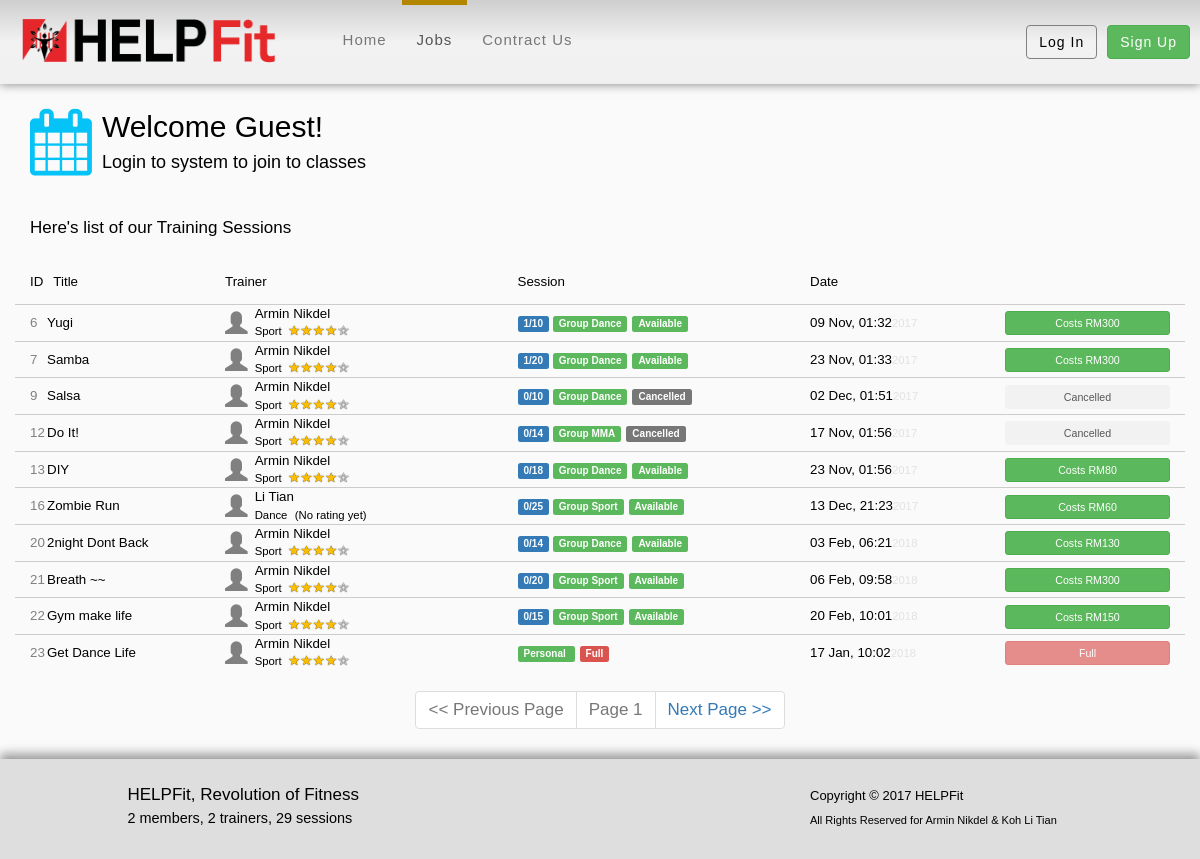
/Training.php, run on the app's committed database.
### tables this page shows
CREATE TABLE `TrainingSessions` (
  `sessionID` int(11) NOT NULL,
  `title` varchar(255) NOT NULL,
  `datetime` int(11) NOT NULL,
  `fee` double NOT NULL,
  `status` enum('Full','Available','Cancelled','Passed','') NOT NULL,
  `note` text NOT NULL,
  `trainingType` enum('Personal','Group','') NOT NULL,
  `classType` enum('Dance','MMA','Sport','') NOT NULL,
  `maxParticipants` int(11) NOT NULL,
  `trainerID` int(11) NOT NULL
);

CREATE TABLE `Trainers` (
  `trainerID` int(11) NOT NULL,
  `email` varchar(255) NOT NULL,
  `username` varchar(255) NOT NULL,
  `password` varchar(255) NOT NULL,
  `fullName` varchar(255) NOT NULL,
  `specialty` enum('Sport','MMA','Dance') NOT NULL,
  `signupDate` int(11) NOT NULL,
  `loginDate` int(11) NOT NULL
);

### config.php (called while the page is built, shortened)
<?php
$limit=10;
?>

### Training.php (the view, shortened to what this page needs)
<?php
include("config.php");
include("control.php");
$is_training=1;
if(!isset($user['fullName'])){
	$user['memberID']=0;
	$user['fullName']='Guest';
	$user['type']='member';
}
?>
<!DOCTYPE HTML>
<html lang="en">
<head>
	<link rel="stylesheet" type="text/css" href="css/bootstrap.min.css">
	<link rel="stylesheet" type="text/css" href="css/helpfit.css">
	<link rel="stylesheet" type="text/css" href="css/font-awesome.min.css">
</head>
<body>
	<?php
		if(isset($_SESSION['id']) && $_SESSION['id'] > 0){
			include("headerAfterLog.php");
		} else{
			include("header.php");
		}
	?>
	<div>
		<div class="container marginTBL">
				<h2><i class="fa fa-calendar verybigtext lefty marginright10" style="color: #05C3F7;"></i>Welcome <?php echo $user['fullName']; ?>!</h2><h4><?php
				if($user['type']== "member"&&$user['memberID']>0 ){
					echo "You have joined ".mysqli_num_rows(mysqli_query($connect, "SELECT * FROM `JoinedSessions` WHERE `memberID` = '".$user['memberID']."'"))." training(s)";}
					 else if($user['type'] == "trainer") {
					 	echo mysqli_num_rows(mysqli_query($connect, "SELECT * FROM `TrainingSessions` WHERE `trainerID` = '".$user['trainerID']."'"))." training(s) created by you";
					 }else{
					 	echo "Login to system to join to classes";
					 }?></h4>
				<br>
				<p>Here's list of our Training Sessions</p>
		</div>
		<div class="container marginTBL border tabletraining">
			<div class="row hidden-xs " style="padding-top:10px; padding-bottom:10px; border-top: 0px;">
				<div class="col-sm-2 hidden-xs ">
					<span class="lefty marginright10 ">ID</span>
					<span>Title</span>
				</div>
				<div class="col-sm-3 hidden-xs ">
					<span>Trainer</span>
				</div>
				<div class="col-sm-3 hidden-xs ">
					<span>Session</span>
				</div>
				<div class="col-sm-2 hidden-xs">
					<span>Date</span>
				</div>
				<div class="col-sm-2 hidden-xs">
				</div>
			</div>
			<?php
			if (isset($_GET['pid'])){
				$pid = addslashes($_GET['pid']);if (round($pid)==0){$pid=1;}
			}else{
				$pid = 1;
			}
			$sqlpid=($pid-1)*$limit;
			$addsql='';
			$addpagequery='';
			$training = mysqli_query($connect, "SELECT * FROM `TrainingSessions`  where `status`!='Passed' ".$addsql."  LIMIT ".$sqlpid.", ".$limit.";");
			if(mysqli_num_rows($training) > 0){
				while($row = mysqli_fetch_assoc($training)){
					if($user['type'] == "member"&&$user['memberID']>0){
						$check = mysqli_num_rows(mysqli_query($connect, "SELECT `joinID` FROM `JoinedSessions` WHERE `memberID` = '".$user['memberID']."' AND `sessionID` = '".$row['sessionID']."';"));
					}else{
						$check=0;
					}
					$trainer = mysqli_fetch_assoc(mysqli_query($connect, "SELECT * FROM `Trainers` WHERE `trainerID` = '".$row['trainerID']."'"));
					$rating = mysqli_query($connect, "SELECT rating FROM `Review`,`TrainingSessions` where review.sessionID=TrainingSessions.sessionID and TrainingSessions.trainerID='".$row['trainerID']."';");
					$totalR = 0;
					$avgR = 0;
						if(mysqli_num_rows($rating) > 0){
							while($findRate = mysqli_fetch_assoc($rating)){
								$totalR += $findRate['rating'];
							}
							$avgR = round($totalR / mysqli_num_rows($rating));
						}
					echo "<div class=\"row\">
						<div class=\"col-xs-6 col-sm-2 marginTBL\">
							<span class=\"lefty marginright10 hidden-xs idcol\">".$row['sessionID']."</span>
							<span>".$row['title']."</span>
						</div>
						<div class=\"col-xs-6 col-sm-3\">
							<div class=\"trainer\">
								<i class=\"glyphicon glyphicon-user lefty hidden-xs \"></i>
								<span>".$trainer['fullName']."</span></br>
								<span><small>".$trainer['specialty']."</small>&nbsp;
									";
						if ($avgR>0){ ?>
							<div class="ratingstarcontainer" style="padding-left:0px;">
							<?php for ($star=1;$star<=5;$star++){ ?>
							<i class="glyphicon glyphicon-star<?php if ($avgR<$star){ echo '-empty';} ?> ratingstar"></i>
							<?php } ?>
						</div>
						<?php  }else{ ?><small>(No rating yet)</small><?php }
									echo "
								</span>
							</div>
						</div>
						<div class=\"col-xs-6 col-sm-3 marginTBL\">"; ?>
						<?php if ($row['trainingType']=='Group') { ?><span class="label label-primary"><?php echo mysqli_fetch_array(mysqli_query($connect,"select count(*) from joinedsessions where sessionid='".$row['sessionID']."';"))[0]; ?>/<?php echo $row['maxParticipants']; ?></span><?php } ?>
						<?php
						if($user['type'] == "member"){
							echo "<span class=\"label label-success\">".$row['trainingType']." ".$row['classType']."</span>";?><?php if($check >0){ if($row['status'] == 'Cancelled'){ echo "<span class=\"label label-default\" style=\"margin-left:5px;\">".$row['status']."</span>"; } else if($row['status'] == 'Passed') { echo "<span class=\"label label-info\" style=\"margin-left:5px;\">".$row['status']."</span>"; } else if($row['status'] == 'Full'){echo "<span class=\"label label-danger\" style=\"margin-left:5px;\">".$row['status']."</span>";} else { echo "<span class=\"label label-warning\" style=\"margin-left:5px;\">Joined</span>";}} else if($row['status'] == 'Available'){ echo"<span class=\"label label-success\" style=\"margin-left:5px;\">".$row['status']."</span>";} else if($row['status'] == 'Cancelled') {echo"<span class=\"label label-default\" style=\"margin-left:5px;\">".$row['status']."</span>";} else if($row['status'] == 'Full'){echo"<span class=\"label label-danger\" style=\"margin-left:5px;\">".$row['status']."</span>";} else {echo"<span class=\"label label-info\" style=\"margin-left:5px;\">".$row['status']."</span>";}
						} else if($user['type'] = "trainer") {
							echo "<span class=\"label label-success\">".$row['trainingType']." ".$row['classType']."</span>";?><?php if($row['status'] == 'Available'){ echo"<span class=\"label label-success\" style=\"margin-left:5px;\">".$row['status']."</span>";} else if($row['status'] == 'Cancelled') {echo"<span class=\"label label-default\" style=\"margin-left:5px;\">".$row['status']."</span>";} else if($row['status'] == 'Full'){echo"<span class=\"label label-danger\" style=\"margin-left:5px;\">".$row['status']."</span>";} else {echo"<span class=\"label label-info\" style=\"margin-left:5px;\">".$row['status']."</span>";}
						}
						echo "</div>
						<div class=\"col-xs-6 col-sm-2 marginTBL\">
							<span>".date("d M, H:i", $row['datetime'])."<small class=\"transWord hidden-sm\">".date("Y", $row['datetime'])."</small></span>
						</div>
						<div class=\"col-xs-12 col-sm-2 marginTBL\">";?>
						<?php
						if($user['type'] == "member"){
							if($check >0){ echo "<button class=\"btn btn-warning btn-sm disabled\">Joined</button>";
							} else if($row['status'] == 'Available'){
								echo "<a class=\"btn btn-success btn-sm fullwidth\" href=\"JoinTraining.php?sessionID=".$row['sessionID']."\" onclick=\"return ";
								if ($user['memberID']==0){
									echo "confirm('Please login to system to join events');";
								}
								echo "confirm('Are you sure you want to join this ".$row['title']." by ".$trainer['fullName']." for RM".$row['fee']."?')\"; >";
								if ($user['memberID']==0){
									echo "Costs ";
								}else{
									echo "Join for";
								}
								echo " RM".$row['fee']."</a>";
							} else if($row['status'] == 'Full'){
								echo "<button class=\"btn btn-danger btn-sm disabled\">Full</button>";
							} else if($row['status'] == 'Cancelled') {
								echo "<button class=\"btn btn-basic btn-sm disabled\">Cancelled</button>";
							} else {
								echo "<button class=\"btn btn-info btn-sm disabled\">Passed</button>";
							}
						} else if ($user['type'] == "trainer") {
							if($row['trainerID'] == $user['trainerID']){
								if($row['datetime'] < time()){echo "<a class=\"btn btn-primary btn-sm fullwidth\" href=\"modifySession.php?sessionID=".$row['sessionID']."&type=view\">View</a>";} else {
									echo "<a class=\"btn btn-success btn-sm fullwidth\" href=\"modifySession.php?sessionID=".$row['sessionID']."&type=edit\">Edit</a>";
								}
							}
						}
						echo"</div>
					</div>";
				}
			} else {
				echo "We have currently no training yet";
			}
			?>
	</div>
	<div class="center">
		<ul class="pagination">
			<?php if ($pid>1){ ?>
			<li><a href="?pid=<?php echo $pid-1 ?><?php echo $addpagequery; ?>"><< Previous Page</a></li>
			<?php }else{ ?>
			<li class="disabled"><a href="#" ><< Previous Page</a></li>
			<?php } ?>
				<li class="disabled"><a href="#">Page <?php echo $pid; ?></a></li>
			<?php if (mysqli_num_rows($training)==$limit){ ?>
				<li><a href="?pid=<?php echo $pid+1 ?><?php echo $addpagequery; ?>">Next Page >></a></li>
			<?php }else{ ?>
				<li class="disabled"><a href="#">Next page >></a></li>
			<?php } ?>
		</ul>
	</div>
	<?php include("footer.php"); ?>
</body>
</html>

### header.php (shortened to what this page needs)
<header>
	<nav class="navbar-style navbar-default" id="nav">
			<div class="navbar-header">
				<a class="navbar-brand" href="Home.php"><img class="logo" src="img/helpfitlogo.png" alt="Help Fit Logo"></a>
			</div>
			<div class="collapse navbar-collapse" id="navToggle">
				<ul class="nav navbar-nav">
						<li <?php if (isset($is_home)){ ?>class="active"<?php } ?>><a href="Home.php">Home</a></li>
						<li <?php if (isset($is_training)){ ?>class="active"<?php } ?>><a href="Training.php">Jobs</a></li>
						<li <?php if (isset($is_contact)){ ?>class="active"<?php } ?>><a href="contact.php">Contract Us</a></li>
				</ul>
				<ul class="navbar-right">
					<li><a href="LogIn.php" class="btn btn-trans">Log In</a></li>
					<li><a href="SignUp.php" class="btn btn-success">Sign Up</a></li>
				</ul>
			</div>
	</nav>
</header>

### footer.php (shortened to what this page needs)
<footer class="container-fluid">
		<div class="footer">
			<div class="container marginTB">
				<div class="row">
					<div class="col-xs-7 col-sm-offset-1"  style="line-height: 17pt;">
						HELPFit, Revolution of Fitness
						<small class="hidden-xs"><br><?php
						if ($connect){ echo @mysqli_fetch_array(mysqli_query($connect,"select count(*) from member;"))[0]; ?> members, <?php echo @mysqli_fetch_array(mysqli_query($connect,"select count(*) from trainers;"))[0]; ?> trainers, <?php echo @mysqli_fetch_array(mysqli_query($connect,"select count(*) from trainingsessions;"))[0]; ?> sessions <?php } ?></small>
					</div>
					<div class="col-sm-4 col-xs-5">
						<p>Copyright © 2017 HELPFit<br/>
						<small>All Rights Reserved<span class="hidden-xs hidden-sm"> for Armin Nikdel & Koh Li Tian</span></small></p>
					</div>
				</div>
			</div>
		</div>
	</footer>

### css/helpfit.css (style rules this page uses)
* { transition: all 0.4s ease; }
.navbar-nav li a { border-top: 5px transparent solid; padding-top: 25px; }
nav .active a { background-color: transparent !important; padding-top: 25px !important; border-top: 5px solid #b38600; }
header { background-color: #dedede; }
.navbar-style { padding-bottom: 15px; margin-bottom: 0px; letter-spacing: 1px; font-size: 15px; background: linear-gradient(to bottom, rgba(206,206,206,1) 0%,rgba(242,242,242,1) 50%,rgba(242,242,242,0.95) 80%,rgba(242,242,242,0.9) 100%); box-shadow: 0px 0px 10px rgba(0, 0, 0, 0.5); }
.logo { height: 80px; padding-bottom: 25px; padding-right: 30px; margin-top: -2px; }
.marginTB { margin-bottom: 25px; margin-top: 25px; }
.container-fluid { height: 100px; }
body { font: 17px Montserrat,Arial, sans-serif; line-height: 1.8; color: #000000; background-color: #F9FAF9; }
.btn-trans { background-color: transparent; border: 1px solid grey; color: black; }
footer { background-color: #dedede; padding-bottom: 20px; box-shadow: 0px -5px 10px rgba(0,0,0,0.4); }
footer p { font-size: 13px; }
.navbar-right { list-style-type: none; margin-top: 25px; padding:0px; position: relative; }
.navbar-right li { float: left; margin-right: 10px; }
nav { z-index: 1; }
.verybigtext { font-size: 50pt !important; }
.center { text-align: center; }
.transWord { color: #E1E2E1; }
.lefty { float: left; }
.marginright10 { margin-right: 10px; }
.marginTBL { margin-top: 6px !important; }
.marginTBL .row div button { width: 100%; }
.marginTBL.border .row { border-top: 1px solid #ccc; }
.tabletraining { font-size: 10pt; }
.tabletraining .idcol { color: gray; display: inline-block; width: 7px; }
.ratingstar.glyphicon-star { color: #FEBE00; }
.ratingstar { color: #ccc; letter-spacing: -2px; font-size: 8pt; text-shadow: 0px 0px 1px #000; }
.ratingstarcontainer { display: inline-block; }
.tabletraining .glyphicon-user { margin-top: 6px; font-size: 17pt; margin-right: 7px; color: gray; }
.tabletraining .trainer { line-height: 13pt; }
.tabletraining .btn { font-size: 8pt; padding:3px; }
.fullwidth { width: 100%; }

### data on the page
trainingsessions: sessionID "6", title "Yugi", trainerID.fullName "Armin Nikdel", trainerID.specialty "Sport", sessionID "1", maxParticipants "10", trainingType "Group", classType "Dance", status "Available", datetime "09 Nov, 01:32", datetime "2017", shows "Costs", fee "300"
trainingsessions: sessionID "7", title "Samba", trainerID.fullName "Armin Nikdel", trainerID.specialty "Sport", sessionID "1", maxParticipants "20", trainingType "Group", classType "Dance", status "Available", datetime "23 Nov, 01:33", datetime "2017", shows "Costs", fee "300"
trainingsessions: sessionID "9", title "Salsa", trainerID.fullName "Armin Nikdel", trainerID.specialty "Sport", sessionID "0", maxParticipants "10", trainingType "Group", classType "Dance", status "Cancelled", datetime "02 Dec, 01:51", datetime "2017"
trainingsessions: sessionID "12", title "Do It!", trainerID.fullName "Armin Nikdel", trainerID.specialty "Sport", sessionID "0", maxParticipants "14", trainingType "Group", classType "MMA", status "Cancelled", datetime "17 Nov, 01:56", datetime "2017"
trainingsessions: sessionID "13", title "DIY", trainerID.fullName "Armin Nikdel", trainerID.specialty "Sport", sessionID "0", maxParticipants "18", trainingType "Group", classType "Dance", status "Available", datetime "23 Nov, 01:56", datetime "2017", shows "Costs", fee "80"
trainingsessions: sessionID "16", title "Zombie Run", trainerID.fullName "Li Tian", trainerID.specialty "Dance", shows "(No rating yet)", sessionID "0", maxParticipants "25", trainingType "Group", classType "Sport", status "Available", datetime "13 Dec, 21:23", datetime "2017", shows "Costs", fee "60"
trainingsessions: sessionID "20", title "2night Dont Back", trainerID.fullName "Armin Nikdel", trainerID.specialty "Sport", sessionID "0", maxParticipants "14", trainingType "Group", classType "Dance", status "Available", datetime "03 Feb, 06:21", datetime "2018", shows "Costs", fee "130"
trainingsessions: sessionID "21", title "Breath ~~", trainerID.fullName "Armin Nikdel", trainerID.specialty "Sport", sessionID "0", maxParticipants "20", trainingType "Group", classType "Sport", status "Available", datetime "06 Feb, 09:58", datetime "2018", shows "Costs", fee "300"
trainingsessions: sessionID "22", title "Gym make life", trainerID.fullName "Armin Nikdel", trainerID.specialty "Sport", sessionID "0", maxParticipants "15", trainingType "Group", classType "Sport", status "Available", datetime "20 Feb, 10:01", datetime "2018", shows "Costs", fee "150"
trainingsessions: sessionID "23", title "Get Dance Life", trainerID.fullName "Armin Nikdel", trainerID.specialty "Sport", trainingType "Personal", status "Full", datetime "17 Jan, 10:02", datetime "2018"

### other printed values
$user['fullName'] "Guest"
$pid "1"
